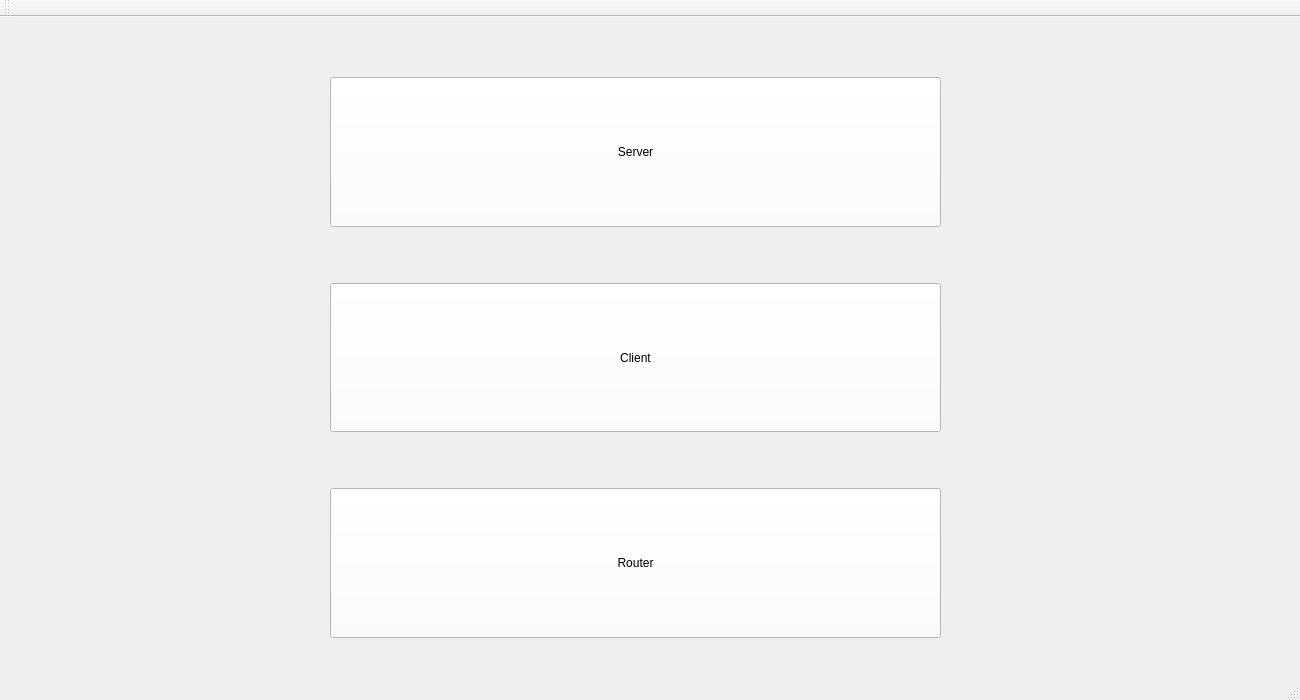
<?xml version="1.0" encoding="UTF-8"?>
<ui version="4.0">
 <class>NewMainWindow</class>
 <widget class="QMainWindow" name="NewMainWindow">
  <property name="geometry">
   <rect>
    <x>0</x>
    <y>0</y>
    <width>1300</width>
    <height>700</height>
   </rect>
  </property>
  <property name="windowTitle">
   <string>MainWindow</string>
  </property>
  <widget class="QWidget" name="centralwidget">
   <widget class="QStackedWidget" name="stackedWidget">
    <property name="geometry">
     <rect>
      <x>0</x>
      <y>-10</y>
      <width>1300</width>
      <height>631</height>
     </rect>
    </property>
    <property name="currentIndex">
     <number>0</number>
    </property>
    <widget class="QWidget" name="mainPage">
     <widget class="QWidget" name="horizontalLayoutWidget">
      <property name="geometry">
       <rect>
        <x>30</x>
        <y>20</y>
        <width>1211</width>
        <height>611</height>
       </rect>
      </property>
      <layout class="QHBoxLayout" name="horizontalLayout">
       <item>
        <spacer name="horizontalSpacer_2">
         <property name="orientation">
          <enum>Qt::Horizontal</enum>
         </property>
         <property name="sizeType">
          <enum>QSizePolicy::Fixed</enum>
         </property>
         <property name="sizeHint" stdset="0">
          <size>
           <width>300</width>
           <height>20</height>
          </size>
         </property>
        </spacer>
       </item>
       <item>
        <layout class="QVBoxLayout" name="verticalLayout_3" stretch="0,0,0,0,0,0">
         <property name="sizeConstraint">
          <enum>QLayout::SetDefaultConstraint</enum>
         </property>
         <item>
          <spacer name="verticalSpacer">
           <property name="orientation">
            <enum>Qt::Vertical</enum>
           </property>
           <property name="sizeType">
            <enum>QSizePolicy::Maximum</enum>
           </property>
           <property name="sizeHint" stdset="0">
            <size>
             <width>5</width>
             <height>50</height>
            </size>
           </property>
          </spacer>
         </item>
         <item>
          <widget class="QPushButton" name="serverButton">
           <property name="sizePolicy">
            <sizepolicy hsizetype="Preferred" vsizetype="Preferred">
             <horstretch>0</horstretch>
             <verstretch>0</verstretch>
            </sizepolicy>
           </property>
           <property name="maximumSize">
            <size>
             <width>16777215</width>
             <height>16777215</height>
            </size>
           </property>
           <property name="styleSheet">
            <string notr="true">background-color: rgb(255,255, 255 );
selection-background-color: rgb(200, 200, 200);
font:  30pt &quot;Latin Modern Mono Caps&quot;;</string>
           </property>
           <property name="text">
            <string>Server</string>
           </property>
          </widget>
         </item>
         <item>
          <spacer name="verticalSpacer_2">
           <property name="orientation">
            <enum>Qt::Vertical</enum>
           </property>
           <property name="sizeType">
            <enum>QSizePolicy::Maximum</enum>
           </property>
           <property name="sizeHint" stdset="0">
            <size>
             <width>50</width>
             <height>50</height>
            </size>
           </property>
          </spacer>
         </item>
         <item>
          <widget class="QPushButton" name="clientButton">
           <property name="enabled">
            <bool>true</bool>
           </property>
           <property name="sizePolicy">
            <sizepolicy hsizetype="Expanding" vsizetype="Preferred">
             <horstretch>0</horstretch>
             <verstretch>0</verstretch>
            </sizepolicy>
           </property>
           <property name="minimumSize">
            <size>
             <width>85</width>
             <height>0</height>
            </size>
           </property>
           <property name="maximumSize">
            <size>
             <width>16777215</width>
             <height>16777215</height>
            </size>
           </property>
           <property name="toolTip">
            <string extracomment="Click to start client "/>
           </property>
           <property name="layoutDirection">
            <enum>Qt::LeftToRight</enum>
           </property>
           <property name="styleSheet">
            <string notr="true">background-color: rgb(255,255, 255 );
font:  30pt &quot;Latin Modern Mono Caps&quot;;</string>
           </property>
           <property name="text">
            <string>Client</string>
           </property>
          </widget>
         </item>
         <item>
          <spacer name="verticalSpacer_3">
           <property name="orientation">
            <enum>Qt::Vertical</enum>
           </property>
           <property name="sizeType">
            <enum>QSizePolicy::Maximum</enum>
           </property>
           <property name="sizeHint" stdset="0">
            <size>
             <width>20</width>
             <height>50</height>
            </size>
           </property>
          </spacer>
         </item>
         <item>
          <widget class="QPushButton" name="routerButton">
           <property name="sizePolicy">
            <sizepolicy hsizetype="Preferred" vsizetype="Preferred">
             <horstretch>0</horstretch>
             <verstretch>0</verstretch>
            </sizepolicy>
           </property>
           <property name="styleSheet">
            <string notr="true">background-color: rgb(255,255, 255 );
font:  30pt &quot;Latin Modern Mono Caps&quot;;</string>
           </property>
           <property name="text">
            <string>Router</string>
           </property>
          </widget>
         </item>
        </layout>
       </item>
       <item>
        <spacer name="horizontalSpacer">
         <property name="orientation">
          <enum>Qt::Horizontal</enum>
         </property>
         <property name="sizeType">
          <enum>QSizePolicy::Fixed</enum>
         </property>
         <property name="sizeHint" stdset="0">
          <size>
           <width>300</width>
           <height>20</height>
          </size>
         </property>
        </spacer>
       </item>
      </layout>
     </widget>
    </widget>
    <widget class="QWidget" name="otherPage"/>
   </widget>
  </widget>
  <widget class="QMenuBar" name="menubar">
   <property name="geometry">
    <rect>
     <x>0</x>
     <y>0</y>
     <width>1300</width>
     <height>25</height>
    </rect>
   </property>
  </widget>
  <widget class="QStatusBar" name="statusbar"/>
  <widget class="QToolBar" name="toolBar">
   <property name="windowTitle">
    <string>toolBar</string>
   </property>
   <attribute name="toolBarArea">
    <enum>TopToolBarArea</enum>
   </attribute>
   <attribute name="toolBarBreak">
    <bool>false</bool>
   </attribute>
  </widget>
 </widget>
 <resources/>
 <connections/>
</ui>
